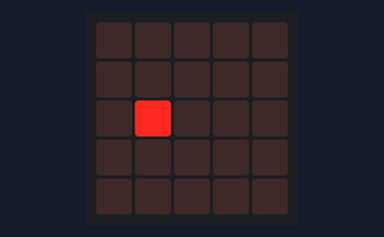
A program run on a simulated BBC micro:bit (MakeCode). Parts: the board's 5×5 LED display. Random numbers come from a fixed seed.

Above: at 0.6 s.
At 1.1 s:
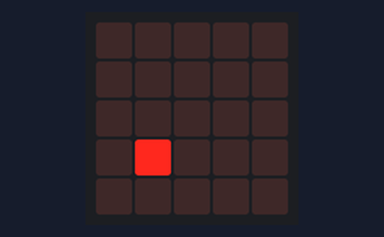
At 1.6 s:
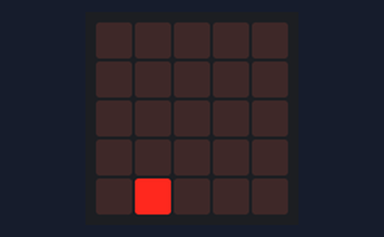

The program:

main.ts
```typescript
let DIodeY1 = 0
let DiodeY2 = 0
basic.pause(500)
let DiodeX = randint(0, 4)
let Diode_Y = randint(1, 1)
while (DiodeY2 != 4) {
    Diode_Y += 1
    DIodeY1 = Diode_Y - 1
    DiodeY2 += 1
    led.plotBrightness(DiodeX, Diode_Y, 255)
    basic.pause(500)
    led.unplot(DiodeX, Diode_Y)
}
basic.forever(function () {

})
```

test.ts
```typescript
// les tests vont ici ; cela ne sera pas compilé si ce paquet est utilisé en tant qu'extension.
```

Measured:
- what the display in image 0 shows lasts 0.5 s, from 0.5 s to 1.0 s
